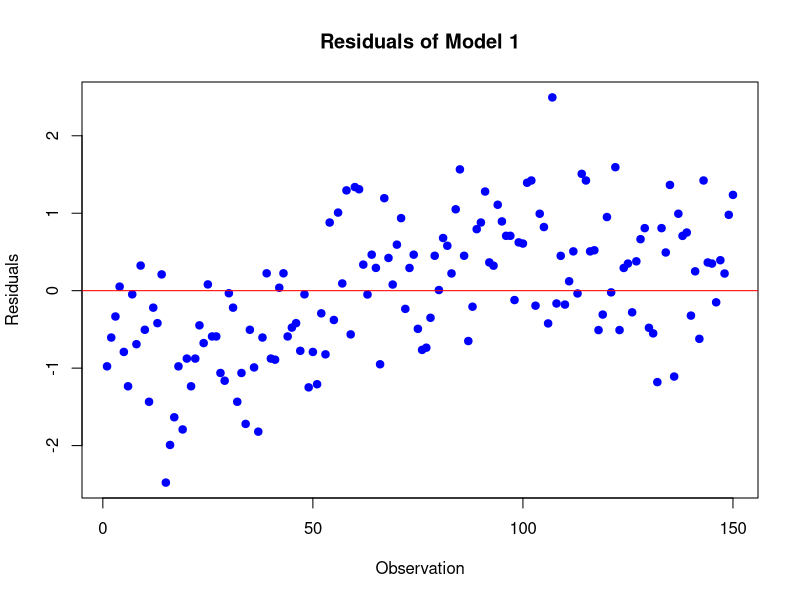

This figure's R source:
#1. Build a regression model prediting Petal.Length from Sepal.length in iris
data("iris")
model1 <- lm(Petal.Length ~ Sepal.Length, data = iris)
summary(model1)

#2. Create a multiple regression model predicting mpg vc wt, hp, and drat in mtcars
data("mtcars")
model2 <- lm(mpg ~ wt + hp + drat, data = mtcars)
summary(model2)

#3. Check the R^2 and Adjusted R^2 of the model in Q2
r2 <- summary(model2)$r.squared
adj_r2 <- summary(model2)$adj.r.squared
cat("R^2:", r2, "\nAdjusted R^2:", adj_r2, "\n")

#4. Plot residuals of your regression model in Q1 and interpret the result
dev.new(width = 7, height = 5)
plot(model1$residuals,
     main = "Residuals of Model 1",
     xlab = "Observation",
     ylab = "Residuals",
     pch = 19, col = "blue")
abline(h = 0, col = "red")

#5. Build a regression model predicting Ozone vs Temp from airquality
data("airquality")
model3 <- lm(Ozone ~ Temp, data = airquality)
summary(model3)